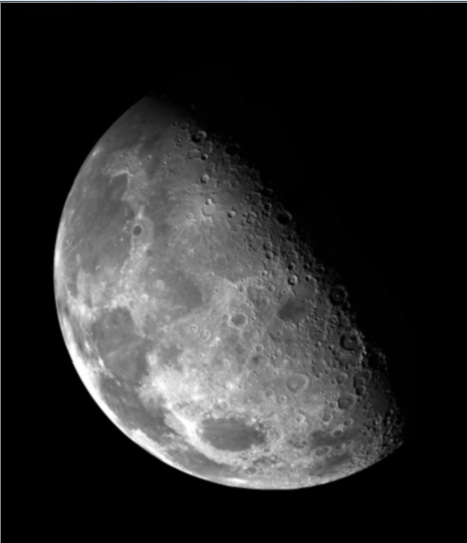
#> input picture PracticeCV/moon.jpg, 467 x 543 px, found by its file name
$ jupyter execute --allow-errors 180631J_a01.ipynb   (shell and % lines are left out)
#> lines starting #> are read from the running program, lines starting #| are printed output that depends on the picture; after the words box and inside, x2 and y2 are one past the last pixel; in counts of white or black regions, pixels touching at a corner belong together
[cell 1]
import numpy as np
import matplotlib.pyplot as plt
import cv2 as cv

# Part 1

## (a) Histogram computation.

[cell 2]
img0 = cv.imread('../a01images/Lenna.png' ,cv.IMREAD_COLOR)

fig, axes= plt.subplots(figsize=(10,8))#, sharex='all', sharey='all', figsize=(13,13))
channels = ['b', 'g', 'r'] # since opencv reads img as BGR channel order
#> (the rest of this cell did not finish here and is left out)

## (b) Histogram equalization. Show the histogram before and after.

[cell 3]
equalized_channels = []
for channel in cv.split(img0):
    equalized_channels.append(cv.equalizeHist(channel)) # source 8-bit single channel image.
#> this loop made 0 passes
#> after the loop, equalized_channels = []
#> (the rest of this cell did not finish here and is left out)

## (c) Intensity transformations

[cell 4]
img = cv.imread('../a01images/Lenna.png', cv.IMREAD_COLOR)

a, b = [40,200]

tr1 = np.linspace(0,a,100).astype('uint8')
tr2 = np.linspace(a+1,b,30).astype('uint8')
tr3 = np.linspace(b+1,255,126).astype('uint8')

transf = np.concatenate((tr1, tr2), axis = 0)
transf = np.concatenate((transf, tr3), axis = 0)

fig, ax = plt.subplots()
ax.plot(transf)
ax.set_xlim(0,255)
ax.set_ylim(0,255)
ax.set_aspect('equal')
#ax.set_title('transformation')
plt.savefig('LaTeX Report/figures/transformation.eps')
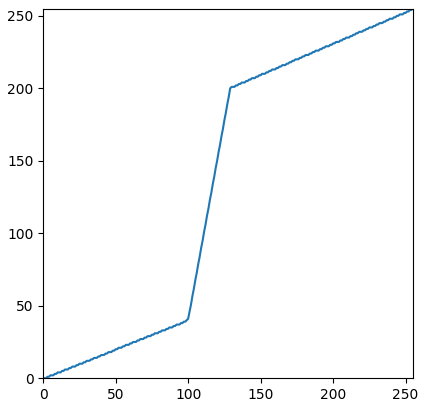
#> figure drawn by matplotlib, 1 panel; curve peaks at x = 255, y = 255
plt.show()

fig, ax = plt.subplots(1,2)
#> (the rest of this cell did not finish here and is left out)

## d)Gamma correction.

[cell 5]
img = cv.imread('../a01images/gamma1.jpg', cv.IMREAD_COLOR)
cv.imwrite('LaTeX Report/figures/doriginal.png',img)

def gammacorrect(image, gammaval):
    table = np.array([(i/255.0)**(gamma)*255.0 for i in np.arange(0,256)]).astype('uint8')
    img_gamma = cv.LUT(image, table)
    cv.imwrite('LaTeX Report/figures/dgamma' + str(gammaval)[-1] +'.png',img_gamma)

gammas = [0.4,0.7,1.3]
#> (the rest of this cell did not finish here and is left out)

## (e) Gaussian smoothing. State kernel size and SIGMA

[cell 6]
img = cv.imread('../a01images/Lenna.png', cv.IMREAD_REDUCED_GRAYSCALE_2)
cv.imwrite('LaTeX Report/figures/eoriginal.png',img)
def gaussianSmooth(kernelSize, sigma):
    max_abs = np.floor(kernelSize/2)
    x_range = np.arange(-max_abs,max_abs +1,1) #(form -5 to +5 range)
    y_range = np.arange(-max_abs,max_abs +1,1) #(form -5 to +5 range)

    X,Y = np.meshgrid(x_range, y_range)

    Z = np.exp((-(X**2 + Y**2))/(2*sigma**2))/(2*np.pi*sigma**2) # Gaussian function
    kernel = Z
    smoothed_img = cv.filter2D(img,-1,kernel)
    cv.imwrite('LaTeX Report/figures/SmoothkernelS'+str(kernelSize)+'.png',smoothed_img)

sigma = 1.5
ksizes = [7,13,21]
#> (the rest of this cell did not finish here and is left out)

## (f ) Unsharp masking.

[cell 7]
img = cv.imread('../a01images/moon.jpg', cv.IMREAD_GRAYSCALE)
#> img: shape (543, 467); min 0, max 255, mean 43.4
cv.imwrite('LaTeX Report/figures/foriginal.png',img)

sigma = 2
kernel = cv.getGaussianKernel(5, sigma) #create the gaussian kernel
#> kernel = [0.152, 0.222, 0.251, 0.222, 0.152]

blurred = cv.sepFilter2D(img, -1, kernel, kernel, anchor=(-1,-1), delta=0, borderType=cv.BORDER_REPLICATE)
mask = img.astype('float32') - blurred.astype('float32')
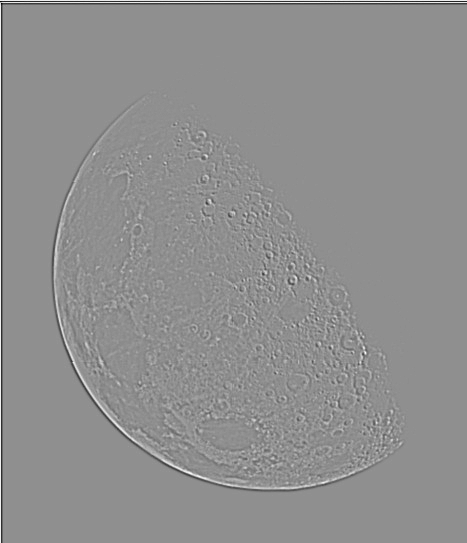
#> mask: shape (543, 467) float32; min -71, max 55, mean -0.1; drawn with min black and max white
k = 1 # when k =1 : unsharp masking, when k>1 : Highboost Filtering
#dst= cv.addWeighted(src1, alpha, src2, beta, gamma)
sharpened = cv.addWeighted(img.astype('float32') , 1., mask, k, 0)
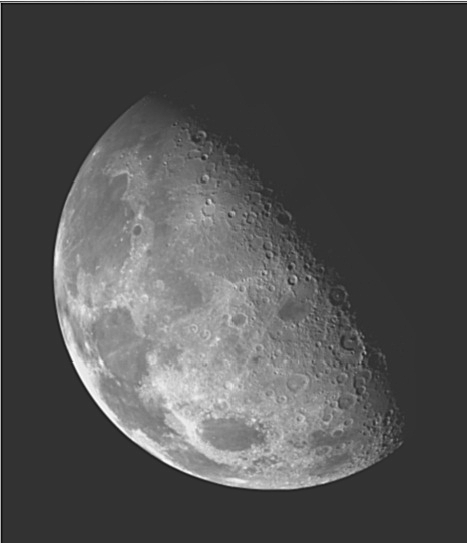
#> sharpened: shape (543, 467) float32; min -71, max 287, mean 43.3; drawn with min black and max white

cv.imwrite('LaTeX Report/figures/blurred.png',blurred,)
cv.imwrite('LaTeX Report/figures/mask.png',mask+120)
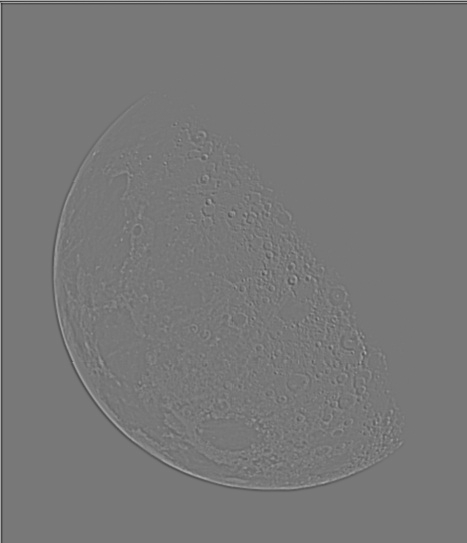
#> saved as mask.png: shape (543, 467); min 49, max 175, mean 119.9
cv.imwrite('LaTeX Report/figures/sharpened.png',sharpened)
#> Out = True

## (g) Median filtering. State kernel size.

[cell 8]
from scipy import stats

def noisy(noise_typ,image):
    """
    Parameters
    ----------
    image : ndarray
        Input image data. Will be converted to float.
    mode : str
        One of the following strings, selecting the type of noise to add:

        'gauss'     Gaussian-distributed additive noise.
        'poisson'   Poisson-distributed noise generated from the data.
        's&p'       Replaces random pixels with 0 or 1.
        'speckle'   Multiplicative noise using out = image + n*image,where
                    n is uniform noise with specified mean & variance.

        Source: https://stackoverflow.com/a/30609854
    """
    if noise_typ == "gauss":
        row,col,ch= image.shape
        mean = 0
        var = 100.
        sigma = var**0.5
        gauss = np.random.normal(mean,sigma,(row,col,ch))
        gauss = gauss.reshape(row,col,ch)
        noisy = image + gauss
        noisy = np.clip(noisy, 0.0, 255.0)
        print(stats.describe(noisy.ravel()))
        return noisy
    elif noise_typ == "s&p":
        # row,col,ch = image.shape
        s_vs_p = 0.5
        amount = 0.2
        out = np.copy(image)
        # Salt mode
        num_salt = np.ceil(amount * image.size * s_vs_p)
        coords = [np.random.randint(0, i - 1, int(num_salt))
              for i in image.shape]
        out[coords] = 255

        # Pepper mode
        num_pepper = np.ceil(amount* image.size * (1. - s_vs_p))
        coords = [np.random.randint(0, i - 1, int(num_pepper))
              for i in image.shape]
        out[coords] = 0
        return out
    elif noise_typ == "poisson":
        vals = len(np.unique(image))
        vals = 2 ** np.ceil(np.log2(vals))
        noisy = np.random.poisson(image * vals) / float(vals)
        return noisy
    elif noise_typ =="speckle":
        row,col,ch = image.shape
        gauss = np.random.randn(row,col,ch)
        gauss = gauss.reshape(row,col,ch)
        noisy = image + image * gauss
        noisy = np.clip(noisy, 0.0, 255.0)
        return noisy

[cell 9]
img = cv.imread('../a01images/Lenna.png', cv.IMREAD_COLOR)
cv.imwrite('LaTeX Report/figures/goriginal.png',img)

# noise generated using noisy function avalable at
# Source: https://stackoverflow.com/a/30609854
#> (the rest of this cell did not finish here and is left out)

## (h) Bilateral filtering. Explain the theory of this as well.

[cell 10]
img = cv.imread('../a01images/blateral.JPG', cv.IMREAD_REDUCED_GRAYSCALE_2)
cv.imwrite('LaTeX Report/figures/horiginal.png',img)

# noise generated using noisy function avalable at
# Source: https://stackoverflow.com/a/30609854

#dst=cv.GaussianBlur(src, ksize, sigmaX[, dst[, sigmaY[, borderType]]])
#> (the rest of this cell did not finish here and is left out)

# Part 2: Count the rice grains in the rice image

[cell 11]
# reading the image a s an eight bit grayscale image
# so the pixel values are in the range 0-255
img = cv.imread("../a01images/rice.png", cv.IMREAD_GRAYSCALE)
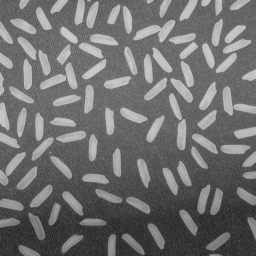
#> input picture EN2550Assignments/A1/LaTeX Report/figures/rice.png, 256 x 256 px, found by its file name
#> img is the input picture: shape (256, 256); min 40, max 204, mean 111.2
cv.imwrite('LaTeX Report/figures/part2/2original.png',img)

#--------------------binary segmentation------------------
# transform input image into pure black and white form
# pure white - rice grains
# pure black - background

# adaptive thresholding due to non uniform illumination in the image
kernelSize, C = 25,-10
img_adapt_thresh = th2 = cv.adaptiveThreshold(img,255,cv.ADAPTIVE_THRESH_MEAN_C, cv.THRESH_BINARY,kernelSize, C)
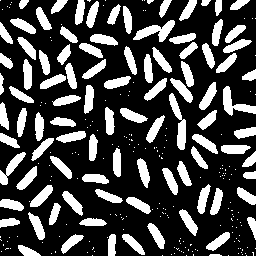
#> img_adapt_thresh: shape (256, 256); 27.6% white; 270 white regions (175 under 20 px), largest, box (x1, y1, x2, y2) and area: (133, 20, 175, 42) 403, (169, 93, 186, 150) 403, (223, 86, 256, 116) 379
cv.imwrite('LaTeX Report/figures/part2/img_adapt_thresh.png',img_adapt_thresh)

# Morphological transformation:  Erosion
# https://opencv-python-tutroals.readthedocs.io/en/latest/py_tutorials/py_imgproc/py_morphological_ops/py_morphological_ops.html
# to eliminate white noise and detach connected objects
ksize = 3
kernel = cv.getStructuringElement(cv.MORPH_RECT,(ksize,ksize))
#> kernel = [[1, 1, 1], [1, 1, 1], [1, 1, 1]]
eroded_img = cv.erode(img_adapt_thresh, kernel)
#> eroded_img: shape (256, 256); 16.8% white; 100 white regions (2 under 20 px), largest, box (x1, y1, x2, y2) and area: (178, 121, 185, 149) 157, (222, 146, 249, 153) 152, (31, 186, 52, 206) 152
cv.imwrite('LaTeX Report/figures/part2/eroded_img.png',eroded_img)

#---------------------Connected components Analysis(CCA)----------------------
num_labels, labeledImg = cv.connectedComponents(eroded_img)
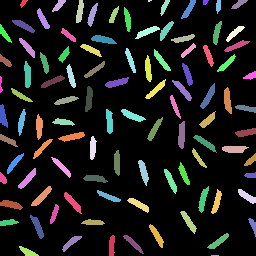
#> labeledImg: shape (256, 256) int32; 101 distinct labels, from 0 to 100; one colour per label, 0 black
#> num_labels = 101
cv.imwrite('LaTeX Report/figures/part2/labeledImg.png',labeledImg)
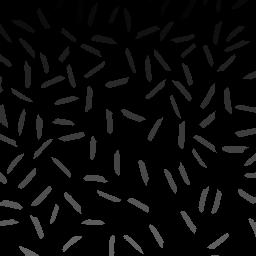
#> saved as labeledImg.png: shape (256, 256); min 0, max 100, mean 8.8

# Background is considered as another object in CCA.
# Therfore it needs to be subtracted to get the grain count
num_grains = num_labels -1
#> num_grains = 100
print(num_grains)
#| 100

#-------------------Show components using a color Map.-------------------------

# find min and max pixel values and their locations the image.
(minVal, maxVal, minLoc, maxLoc) = cv.minMaxLoc(labeledImg)
#> minVal = 0; maxVal = 100; minLoc = (0, 0); maxLoc = (211, 255)

# Normalize the image so the min value is 0 and max value is 255.
labeledImg = (255/(maxVal-minVal)) * (labeledImg - minVal)

# Applying the color map for better visulization
imgColorMap = cv.applyColorMap(labeledImg.astype('uint8'), cv.COLORMAP_RAINBOW)
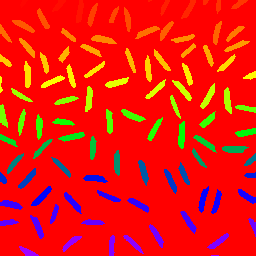
#> imgColorMap: shape (256, 256, 3); mean B, G, R 13.3, 22.5, 234.9

# Making the background black
imgColorMap[labeledImg==0] = 0
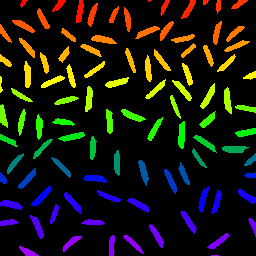
#> imgColorMap: shape (256, 256, 3); mean B, G, R 13.3, 22.5, 22.7
cv.imwrite('LaTeX Report/figures/part2/imgColorMap.png',imgColorMap)

# Display colormapped labels
plt.imshow(imgColorMap[:,:,::-1])
